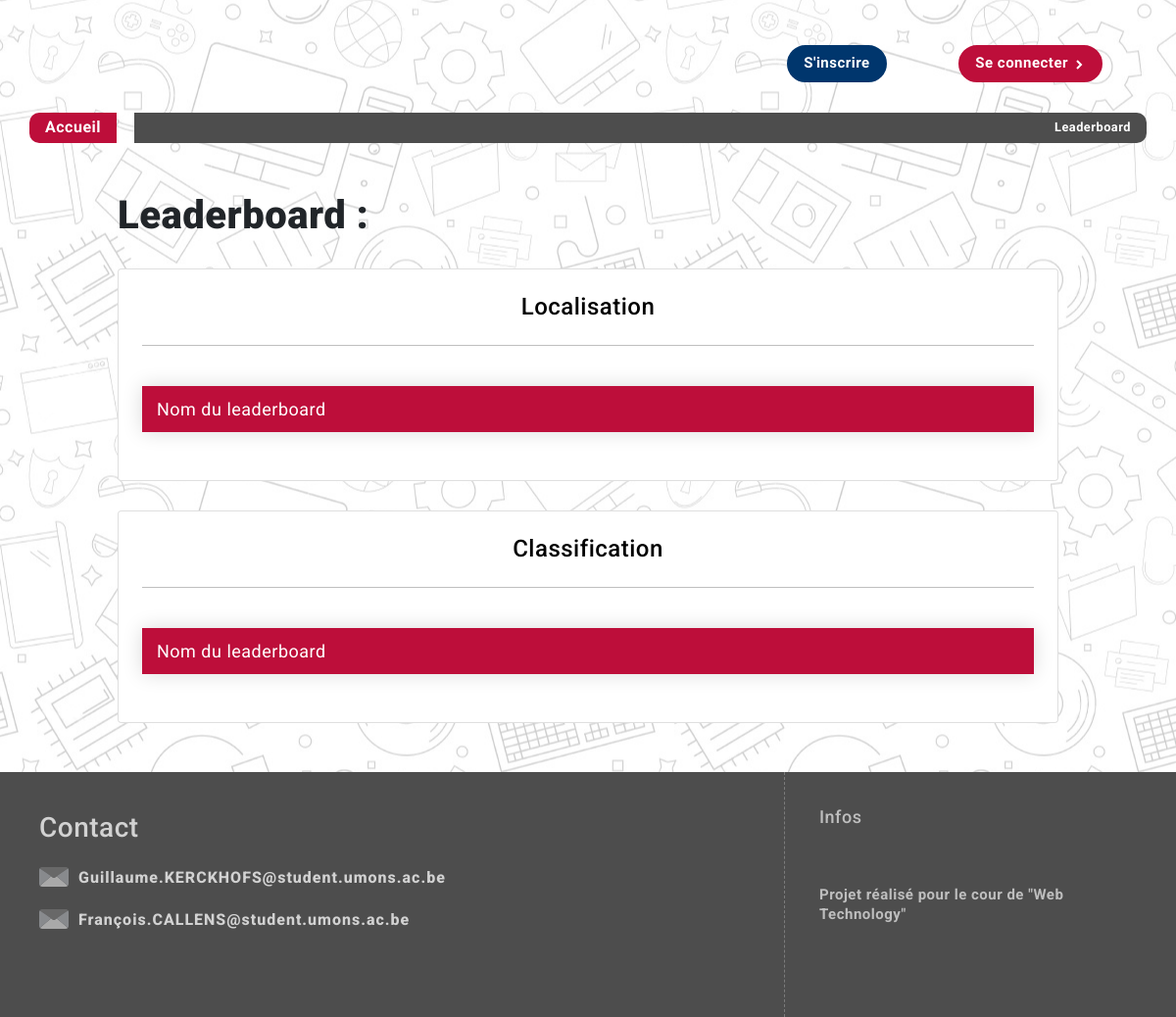
The app's page /, older data.
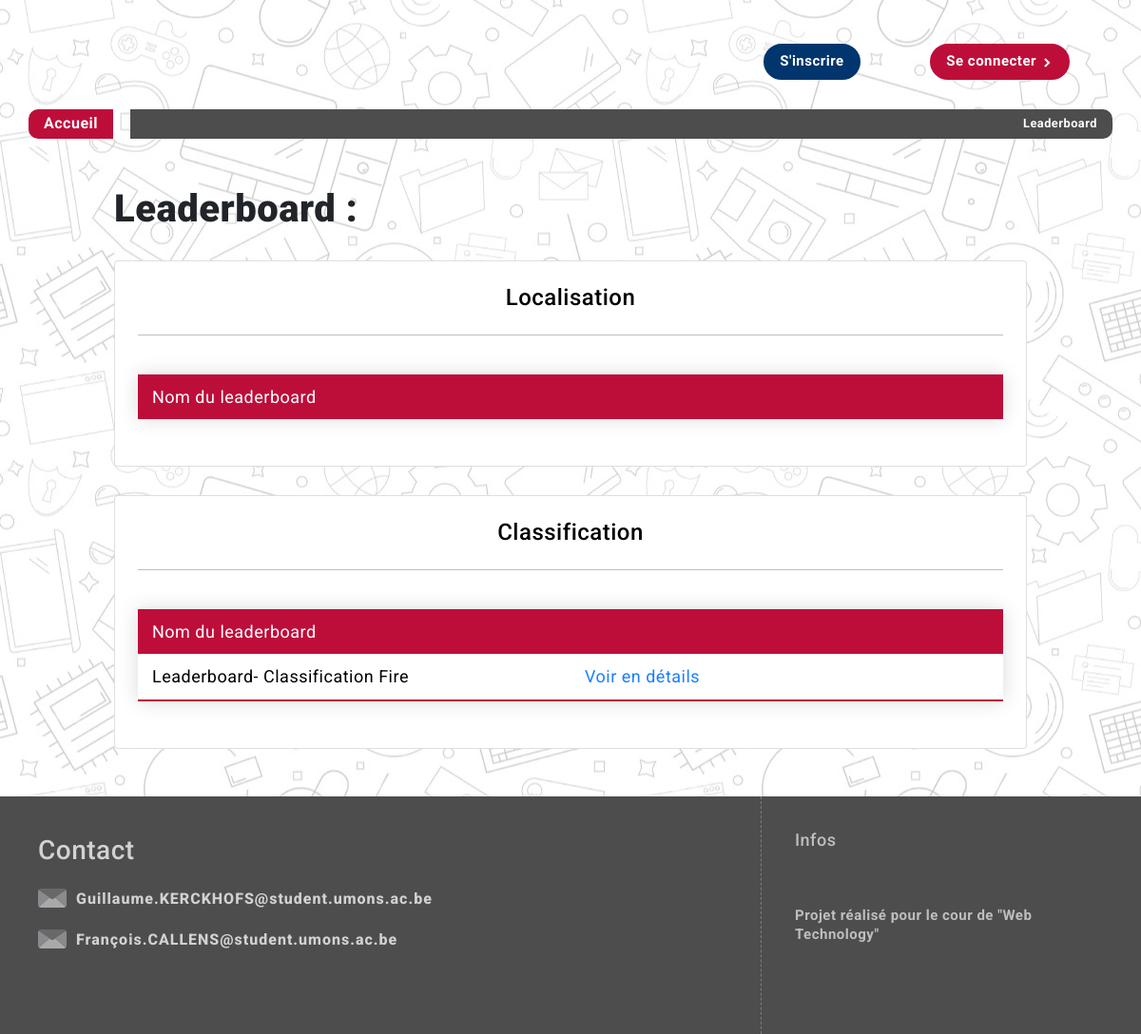
The same page, newer data.
### boards/models.py (models this page shows)
class Boards(models.Model):
    name=models.CharField(max_length=150,unique=True)
    description = models.TextField(blank=True)
    createdAt = models.DateField(default=datetime.now, blank=True)
    closingDate = models.DateField(blank=True)
    category=models.ForeignKey(Category, on_delete=models.CASCADE)

### gui/views.py (the view)
# urls.py: path('', homeView),
def homeView(request):
	localisation,classification=getBoards()
	return render(request,'gui/HTML/home.html',context={"localisation":localisation,"classification":classification})

### gui/views.py (called while the page is built)
def getBoards():
	localisation=[]
	classification=[]
	boards=Boards.objects.all()
	for b in boards:
		if b.category.category==1:
			localisation.append(b)
		elif b.category.category==2:
			classification.append(b)
	return localisation,classification

### templates/gui/HTML/Home.html (shortened to what this page needs)
{% extends "gui/HTML/base.html" %}
{% load bootstrap5 %}
{% block content %}
<div id="landing_top" {% if not slider_images %} class="FULL-LANDINGTOP" {% endif %}>
	<div>
		<div>
			<h1>
				Leaderboard :
			</h1>
		</div>
	</div>
	<div class="card p-4">
		<h4 class="card-title font-weight-bold text-center">Localisation</h4>
		<hr>
		<div class="card-text">
			<table>
				<thead>
					<tr>
						<td>Nom du leaderboard</td>
						<td>&nbsp</td>
					</tr>
				</thead>
			</table>
		</div>
	</div>
	<div class="card p-4">
		<h4 class="card-title font-weight-bold text-center">Classification</h4>
		<hr>
		<div class="card-text">
			<table>
				<thead>
					<tr>
						<td>Nom du leaderboard</td>
						<td>&nbsp</td>
					</tr>
				</thead>
				{% for b in classification %}
						<tr>
							<td>{{b.name}} </td>
							<td><a href="{% url 'boardProfil' b.id %}"> Voir en détails </a></td>
						</tr>
				{% endfor %}
			</table>
		</div>
	</div>
</div>
{% endblock %}

Row changes from the older to the newer data that the page shows:
added Boards: name "Leaderboard- Classification Fire"
